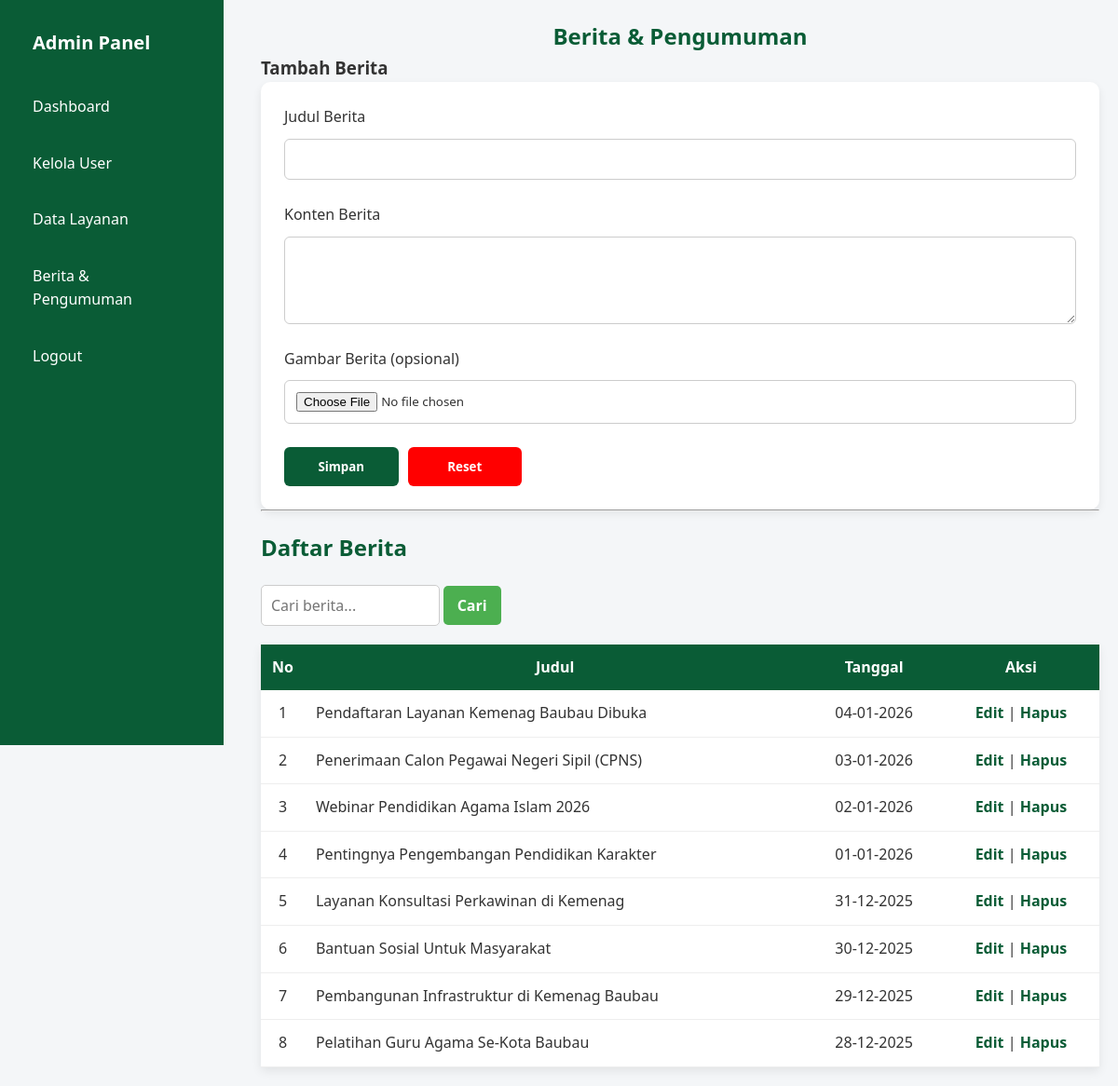
Screenshot of /admin/berita.php (signed in) with the database file from the repository.
### tables this page shows
CREATE TABLE `berita` (
  `id` int(11) NOT NULL,
  `judul` varchar(255) NOT NULL,
  `konten` text NOT NULL,
  `tanggal` timestamp NOT NULL DEFAULT current_timestamp(),
  `gambar` varchar(255) DEFAULT NULL
);

### admin/berita.php (the view, shortened to what this page needs)
<?php
include "../config/koneksi.php";
$cari_berita = $_GET['cari_berita'] ?? '';
$berita = mysqli_query($koneksi, "
    SELECT * FROM berita
    WHERE judul LIKE '%$cari_berita%'
    ORDER BY tanggal DESC
");
?>
<!DOCTYPE html>
<html lang="id">
<head>
    <link rel="stylesheet" href="../assets/css/admin.css">
    <link rel="stylesheet" href="../assets/css/index.css">
</head>
<body>
<div class="dashboard">
    <?php include "../includes/sidebar.php"; ?>
    <main class="content" style="margin-top:20px;">
        <h2>Berita & Pengumuman</h2>
        <h3><?= isset($_GET['edit']) ? 'Edit' : 'Tambah' ?> Berita</h3>
        <form method="post" class="form-input" enctype="multipart/form-data">
            <label>Judul Berita</label>
            <input type="text" name="judul" value="<?= isset($berita_edit) ? $berita_edit['judul'] : '' ?>" required>
            <label>Konten Berita</label>
            <textarea name="konten" rows="4" required><?= isset($berita_edit) ? $berita_edit['konten'] : '' ?></textarea>
            <label>Gambar Berita (opsional)</label>
            <input type="file" name="gambar" accept="image/*">
            <div style="display: flex; gap: 10px; width: 30%;">
                <button type="submit" name="simpan">Simpan</button>
                <button type="reset" onclick="window.location.href='berita.php';" style="background-color: red;">Reset</button>
            </div>
        </form>
        <hr>
        <h2 style="margin-top: 20px; text-align: left;">Daftar Berita</h2>
        <div class="header-tabel">
            <form method="get">
                <input type="text" name="cari_berita" placeholder="Cari berita..."
                       value="<?= $cari_berita ?>">
                <button type="submit" class="button">Cari</button>
            </form>
        </div>
        <table style="margin-bottom: 20px;">
            <tr>
                <th>No</th>
                <th>Judul</th>
                <th>Tanggal</th>
                <th>Aksi</th>
            </tr>
            <?php $no=1; while($b=mysqli_fetch_assoc($berita)): ?>
            <tr>
                <td><?= $no++ ?></td>
                <td><?= $b['judul'] ?></td>
                <td style="text-align: center;"><?= date('d-m-Y', strtotime($b['tanggal'])) ?></td>
                <td style="text-align: center;">
                    <a href="?edit=<?= $b['id'] ?>">Edit</a> |
                    <a href="?hapus=<?= $b['id'] ?>" onclick="return confirm('Hapus berita?')">Hapus</a>
                </td>
            </tr>
            <?php endwhile; ?>
        </table>
    </main>
</div>
</body>
</html>

### assets/css/admin.css (style rules this page uses)
.dashboard { display: flex; min-height: 100vh; }
.content { flex: 1; background: #f4f6f8; margin-left: 260px; padding: 0 20px; }
form.form-input { background: #fff; padding: 25px; border-radius: 10px; box-shadow: 0 4px 10px rgba(0,0,0,.08); }
.form-input input, .form-input textarea, .form-input select { width: 100%; padding: 10px 12px; margin-bottom: 15px; border-radius: 6px; border: 1px solid #ccc; }
.form-input textarea { resize: vertical; min-height: 80px; }
.form-input button { background: #0a5c36; color: #fff; border: none; padding: 10px 22px; border-radius: 6px; cursor: pointer; font-weight: bold; }
table { background: #fff; border-collapse: collapse; box-shadow: 0 4px 10px rgba(0,0,0,.08); width: 100%; }
table th { background: #0a5c36; color: #fff; padding: 12px; text-align: center; }
table td { padding: 12px; border-bottom: 1px solid #eee; }
table a { color: #0a5c36; text-decoration: none; font-weight: 600; }
table th:nth-child(1) { width: 10px; }
table td:nth-child(1) { text-align: center; }
.header-tabel { display: flex; align-items: center; justify-content: space-between; margin-top: 20px; }
h2 { color: #0a5c36; text-align: left; }
.button { background: #0a5c36; text-decoration: none; color: #fff; border: none; padding: 8px 15px; border-radius: 6px; cursor: pointer; font-weight: bold; }
.header-tabel input { padding: 8px; border: 1px solid #ccc; border-radius: 6px; }

### assets/css/index.css (style rules this page uses)
* { margin: 0; padding: 0; box-sizing: border-box; font-family: "Segoe UI", Arial, sans-serif; }
html { scroll-behavior: smooth; }
body { background-color: #f4f6f8; color: #333; line-height: 1.6; min-height: 100vh; display: flex; flex-direction: column; }
.container p, h2 { text-align: center; }
.form-input { display: flex; flex-direction: column; gap: 10px; }
.form-input input, select, textarea { width: 100%; padding: 12px; margin-bottom: 15px; border: 1px solid #ccc; border-radius: 6px; }
.form-input button { width: 100%; padding: 12px; background: #0a5c36; color: #fff; border: none; border-radius: 6px; font-weight: bold; cursor: pointer; }
.header-tabel { margin-bottom: 20px; display: flex; justify-content: start; align-items: center; }
.header-tabel input[type="text"] { padding: 10px; width: 60%; font-size: 16px; border: 1px solid #ccc; border-radius: 5px; }
.header-tabel button { padding: 10px 15px; background-color: #4CAF50; border: none; color: white; cursor: pointer; border-radius: 5px; }
.button { background-color: #45a049; padding: 12px 20px; font-size: 16px; text-decoration: none; text-align: center; border: none; color: white; border-radius: 8px; }

### rows the page displays
berita: judul "Pendaftaran Layanan Kemenag Baubau Dibuka", tanggal "04-01-2026"
berita: judul "Penerimaan Calon Pegawai Negeri Sipil (CPNS)", tanggal "03-01-2026"
berita: judul "Webinar Pendidikan Agama Islam 2026", tanggal "02-01-2026"
berita: judul "Pentingnya Pengembangan Pendidikan Karakter", tanggal "01-01-2026"
berita: judul "Layanan Konsultasi Perkawinan di Kemenag", tanggal "31-12-2025"
berita: judul "Bantuan Sosial Untuk Masyarakat", tanggal "30-12-2025"
berita: judul "Pembangunan Infrastruktur di Kemenag Baubau", tanggal "29-12-2025"
berita: judul "Pelatihan Guru Agama Se-Kota Baubau", tanggal "28-12-2025"
